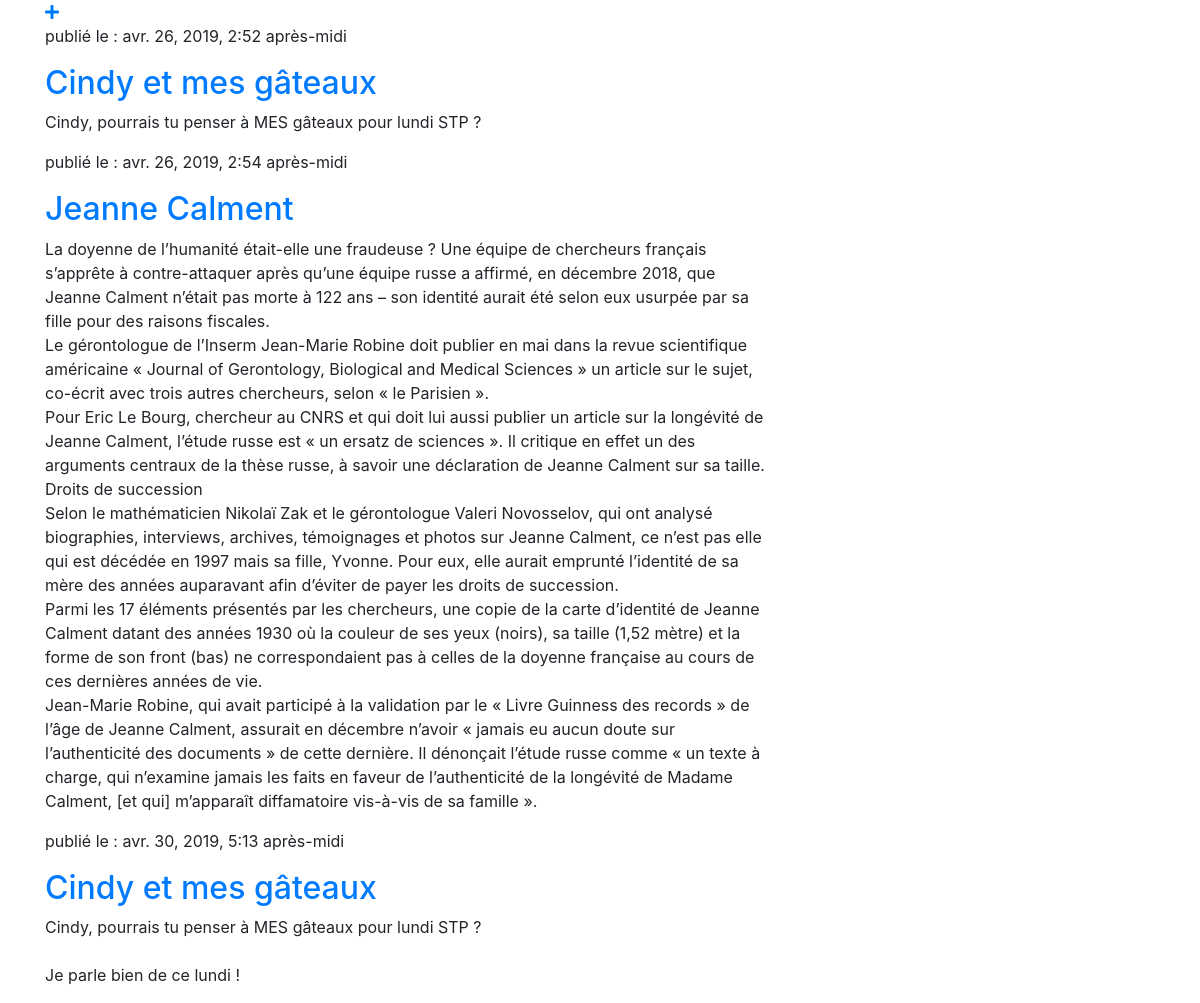
The app's page / (signed in) with its own data.
### blog/models.py (models this page shows, shortened)
class Post(models.Model):
    author = models.ForeignKey('auth.User', on_delete=models.PROTECT)
    title = models.CharField("Titre", max_length=255)
    created_date= models.DateTimeField("Date de création",
        default=timezone.now)
    published_date = models.DateTimeField(
        blank=True, null=True)
    text = models.TextField("Texte")

### blog/views.py (the view)
# urls.py: path('', views.post_list, name='post_list'),
def post_list(request):
    posts = Post.objects.filter(published_date__lte=timezone.now()).order_by('published_date')
    return render(request, 'blog/post_list.html', {'posts': posts})

### blog/templates/blog/post_list.html
   {% extends 'blog/base.html' %}
   {% block content %}
    {% for post in posts %}
      <div>
          <p>publié le : {{ post.published_date }}</p>
          <h2><a href="{% url 'post_detail' pk=post.pk %}">{{ post.title }} </a></h2>
          <p>{{post.text|linebreaksbr }}</p>
      </div>
      {% endfor %}
    {% endblock content %}

### records on screen
Post: published_date "avr. 26, 2019, 2:52 après-midi", title "Cindy et mes gâteaux", text "Cindy, pourrais tu penser à MES gâteaux pour lundi STP ?"
Post: published_date "avr. 26, 2019, 2:54 après-midi", title "Jeanne Calment", text "La doyenne de l’humanité était-elle une fraudeuse ? Une équipe de chercheurs français s’apprête à contre-attaquer après qu’une équipe russe a affirmé, en décembre 2018, que Jeanne Calment n’était pas morte à 122 ans – son identité aurait été selon eux usurpée par sa fille pour des raisons fiscales. Le gérontologue de l’Inserm Jean-Marie Robine doit publier en mai dans la revue scientifique américaine « Journal of Gerontology, Biological and Medical Sciences » un article sur le sujet, co-écrit avec trois autres chercheurs, selon « le Parisien ». Pour Eric Le Bourg, chercheur au CNRS et qui doit lui aussi publier un article sur la longévité de Jeanne Calment, l’étude russe est « un ersatz de…"
Post: published_date "avr. 30, 2019, 5:13 après-midi", title "Cindy et mes gâteaux", text "Cindy, pourrais tu penser à MES gâteaux pour lundi STP ? Je parle bien de ce lundi !"
